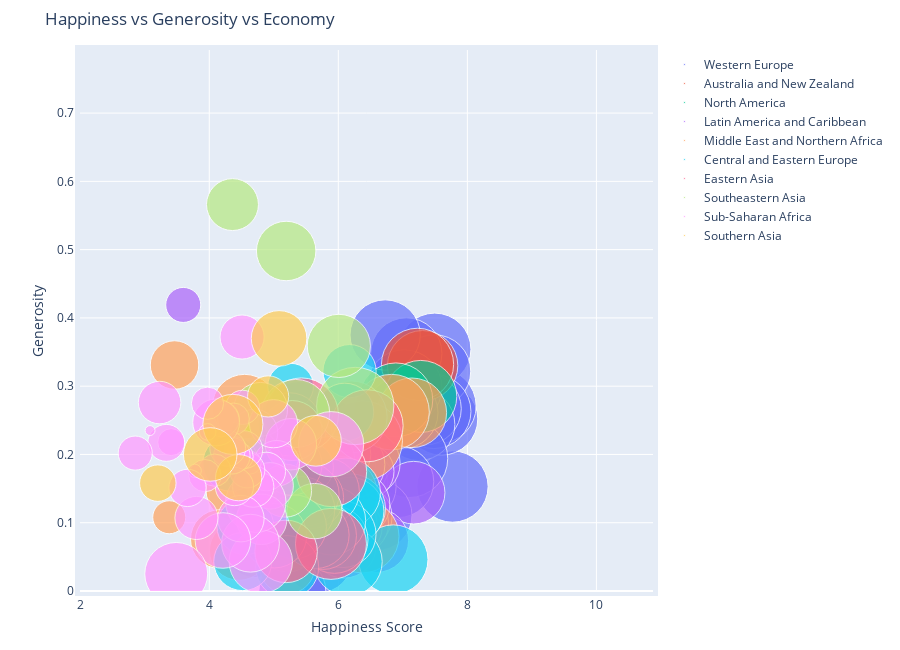

Notebook source saved alongside this figure:
### Code cell
import warnings
warnings.filterwarnings('ignore')

figure = bubbleplot(dataset = df, x_column = 'Score', y_column = 'Generosity', 
    bubble_column = 'Country', size_column = 'GDP per capita', color_column = 'Region', 
    x_title = "Happiness Score", y_title = "Generosity", title = 'Happiness vs Generosity vs Economy',
    x_logscale = False, scale_bubble = 1, height = 650)

py.iplot(figure, config={'scrollzoom': True})

### Figure 1 — Plotly figure (JSON) as saved in the notebook; plotly's stock layout.template omitted (floating-point values rounded to 4 significant figures)
{"data": [{"marker": {"size": [1.34, 1.383, 1.488, 1.38, 1.396, 1.452, 1.387, 1.376, 1.609, 1.333, 1.499, 1.373, 1.356, 1.3, 1.324, 1.286, 1.294, 1.263, 1.221, 1.181], "sizemode": "area", "sizeref": 0.0005263}, "mode": "markers", "name": "Western Europe", "text": ["Finland", "Denmark", "Norway", "Iceland", "Netherlands", "Switzerland", "Sweden", "Austria", "Luxembourg", "United Kingdom", "Ireland", "Germany", "Belgium", "Malta", "France", "Spain", "Italy", "Cyprus", "Portugal", "Greece"], "type": "scatter", "x": [7.769, 7.6, 7.554, 7.494, 7.488, 7.48, 7.343, 7.246, 7.09, 7.054, 7.021, 6.985, 6.923, 6.726, 6.592, 6.354, 6.223, 6.046, 5.693, 5.287], "y": [0.153, 0.252, 0.271, 0.354, 0.322, 0.263, 0.267, 0.244, 0.194, 0.348, 0.298, 0.261, 0.16, 0.375, 0.111, 0.153, 0.158, 0.19, 0.047, 0]}, {"marker": {"size": [1.303, 1.372], "sizemode": "area", "sizeref": 0.0005263}, "mode": "markers", "name": "Australia and New Zealand", "text": ["New Zealand", "Australia"], "type": "scatter", "x": [7.307, 7.228], "y": [0.33, 0.332]}, {"marker": {"size": [1.365, 1.433], "sizemode": "area", "sizeref": 0.0005263}, "mode": "markers", "name": "North America", "text": ["Canada", "United States"], "type": "scatter", "x": [7.278, 6.892], "y": [0.285, 0.28]}, {"marker": {"size": [1.034, 1.07, 1.159, 0.8, 1.149, 1.004, 1.124, 0.794, 1.231, 0.985, 0.694, 1.092, 0.912, 0.831, 0.642, 0.776, 0.855, 0.96, 1.015, 0.96, 0.323], "sizemode": "area", "sizeref": 0.0005263}, "mode": "markers", "name": "Latin America and Caribbean", "text": ["Costa Rica", "Mexico", "Chile", "Guatemala", "Panama", "Brazil", "Uruguay", "El Salvador", "Trinidad & Tobago", "Colombia", "Nicaragua", "Argentina", "Ecuador", "Jamaica", "Honduras", "Bolivia", "Paraguay", "Peru", "Dominican Republic", "Venezuela", "Haiti"], "type": "scatter", "x": [7.167, 6.595, 6.444, 6.436, 6.321, 6.3, 6.293, 6.253, 6.192, 6.125, 6.105, 6.086, 6.028, 5.89, 5.86, 5.779, 5.743, 5.697, 5.425, 4.707, 3.597], "y": [0.144, 0.074, 0.187, 0.175, 0.109, 0.099, 0.127, 0.093, 0.185, 0.099, 0.2, 0.066, 0.126, 0.107, 0.246, 0.137, 0.184, 0.083, 0.113, 0.064, 0.419]}, {"marker": {"size": [1.276, 1.503, 1.403, 1.684, 1.362, 1.5, 1.263, 1.044, 1.183, 1.002, 0.801, 0.987, 0.837, 0.657, 1.1, 0.921, 1.043, 0.913, 0.619, 0.287], "sizemode": "area", "sizeref": 0.0005263}, "mode": "markers", "name": "Middle East and Northern Africa", "text": ["Israel", "United Arab Emirates", "Saudi Arabia", "Qatar", "Bahrain", "Kuwait", "Northern Cyprus", "Libya", "Turkey", "Algeria", "Morocco", "Lebanon", "Jordan", "Palestinian Territories", "Iran", "Tunisia", "Iraq", "Egypt", "Syria", "Yemen"], "type": "scatter", "x": [7.139, 6.825, 6.375, 6.374, 6.199, 6.021, 5.718, 5.525, 5.373, 5.211, 5.208, 5.197, 4.906, 4.696, 4.548, 4.461, 4.437, 4.166, 3.462, 3.38], "y": [0.261, 0.262, 0.08, 0.22, 0.255, 0.142, 0.191, 0.133, 0.083, 0.073, 0.036, 0.166, 0.11, 0.103, 0.27, 0.059, 0.148, 0.076, 0.331, 0.108]}, {"marker": {"size": [1.269, 1.246, 1.206, 0.745, 1.238, 1.258, 0.882, 1.162, 1.187, 1.237, 1.173, 1.201, 1.183, 1.004, 0.685, 1.051, 0.493, 1.155, 0.945, 1.067, 0.983, 0.551, 1.052, 1.043, 1.092, 0.947, 0.85, 0.886, 0.82], "sizemode": "area", "sizeref": 0.0005263}, "mode": "markers", "name": "Central and Eastern Europe", "text": ["Czech Republic", "Slovakia", "Poland", "Uzbekistan", "Lithuania", "Slovenia", "Kosovo", "Romania", "Latvia", "Estonia", "Kazakhstan", "Hungary", "Russia", "Serbia", "Moldova", "Montenegro", "Tajikistan", "Croatia", "Bosnia and Herzegovina", "Belarus", "North Macedonia", "Kyrgyzstan", "Turkmenistan", "Azerbaijan", "Bulgaria", "Albania", "Armenia", "Georgia", "Ukraine"], "type": "scatter", "x": [6.852, 6.198, 6.182, 6.174, 6.149, 6.118, 6.1, 6.07, 5.94, 5.893, 5.809, 5.758, 5.648, 5.603, 5.529, 5.523, 5.467, 5.432, 5.386, 5.323, 5.274, 5.261, 5.247, 5.208, 5.011, 4.719, 4.559, 4.519, 4.332], "y": [0.046, 0.121, 0.117, 0.322, 0.043, 0.144, 0.262, 0.083, 0.075, 0.103, 0.146, 0.081, 0.082, 0.137, 0.181, 0.142, 0.23, 0.119, 0.263, 0.094, 0.185, 0.3, 0.244, 0.035, 0.081, 0.178, 0.095, 0.043, 0.187]}, {"marker": {"size": [1.368, 1.301, 1.327, 1.438, 0.948, 1.029], "sizemode": "area", "sizeref": 0.0005263}, "mode": "markers", "name": "Eastern Asia", "text": ["Taiwan", "South Korea", "Japan", "Hong Kong", "Mongolia", "China"], "type": "scatter", "x": [6.446, 5.895, 5.886, 5.43, 5.285, 5.191], "y": [0.242, 0.175, 0.069, 0.258, 0.235, 0.058]}, {"marker": {"size": [1.572, 1.05, 0.807, 1.221, 0.931, 0.741, 0.764, 0.574, 0.71], "sizemode": "area", "sizeref": 0.0005263}, "mode": "markers", "name": "Southeastern Asia", "text": ["Singapore", "Thailand", "Philippines", "Malaysia", "Indonesia", "Vietnam", "Laos", "Cambodia", "Myanmar"], "type": "scatter", "x": [6.262, 6.008, 5.631, 5.339, 5.192, 5.175, 4.796, 4.7, 4.36], "y": [0.271, 0.359, 0.117, 0.26, 0.498, 0.147, 0.266, 0.232, 0.566]}, {"marker": {"size": [1.12, 0.696, 0.549, 0.611, 0.569, 0.393, 0.673, 1.057, 0.96, 0.45, 0, 0.879, 0.138, 0.331, 0.38, 0.308, 0.512, 0.57, 0.204, 0.094, 0.385, 0.268, 0.35, 0.336, 0.811, 0.332, 0.578, 0.275, 0.073, 0.274, 0.274, 0.489, 0.046, 0.366, 1.041, 0.191, 0.359, 0.476, 0.026, 0.306], "sizemode": "area", "sizeref": 0.0005263}, "mode": "markers", "name": "Sub-Saharan Africa", "text": ["Mauritius", "Nigeria", "Cameroon", "Ghana", "Ivory Coast", "Benin", "Congo (Brazzaville)", "Gabon", "South Africa", "Senegal", "Somalia", "Namibia", "Niger", "Burkina Faso", "Guinea", "Gambia", "Kenya", "Mauritania", "Mozambique", "Congo (Kinshasa)", "Mali", "Sierra Leone", "Chad", "Ethiopia", "Swaziland", "Uganda", "Zambia", "Togo", "Liberia", "Comoros", "Madagascar", "Lesotho", "Burundi", "Zimbabwe", "Botswana", "Malawi", "Rwanda", "Tanzania", "Central African Republic", "South Sudan"], "type": "scatter", "x": [5.888, 5.265, 5.044, 4.996, 4.944, 4.883, 4.812, 4.799, 4.722, 4.681, 4.668, 4.639, 4.628, 4.587, 4.534, 4.516, 4.509, 4.49, 4.466, 4.418, 4.39, 4.374, 4.35, 4.286, 4.212, 4.189, 4.107, 4.085, 3.975, 3.973, 3.933, 3.802, 3.775, 3.663, 3.488, 3.41, 3.334, 3.231, 3.083, 2.853], "y": [0.215, 0.215, 0.187, 0.245, 0.154, 0.175, 0.105, 0.043, 0.13, 0.153, 0.243, 0.07, 0.188, 0.177, 0.207, 0.269, 0.372, 0.106, 0.197, 0.212, 0.153, 0.252, 0.198, 0.209, 0.074, 0.252, 0.247, 0.177, 0.233, 0.275, 0.169, 0.107, 0.176, 0.151, 0.025, 0.218, 0.217, 0.276, 0.235, 0.202]}, {"marker": {"size": [0.677, 0.813, 0.446, 0.562, 0.949, 0.755, 0.35], "sizemode": "area", "sizeref": 0.0005263}, "mode": "markers", "name": "Southern Asia", "text": ["Pakistan", "Bhutan", "Nepal", "Bangladesh", "Sri Lanka", "India", "Afghanistan"], "type": "scatter", "x": [5.653, 5.082, 4.913, 4.456, 4.366, 4.015, 3.203], "y": [0.22, 0.37, 0.285, 0.166, 0.244, 0.2, 0.158]}], "layout": {"height": 650, "hovermode": "closest", "margin": {"b": 50, "pad": 5, "t": 50}, "showlegend": true, "title": {"text": "Happiness vs Generosity vs Economy"}, "xaxis": {"autorange": false, "range": [1.997, 10.88], "title": {"text": "Happiness Score"}}, "yaxis": {"autorange": false, "range": [0, 0.7924], "title": {"text": "Generosity"}}}}
